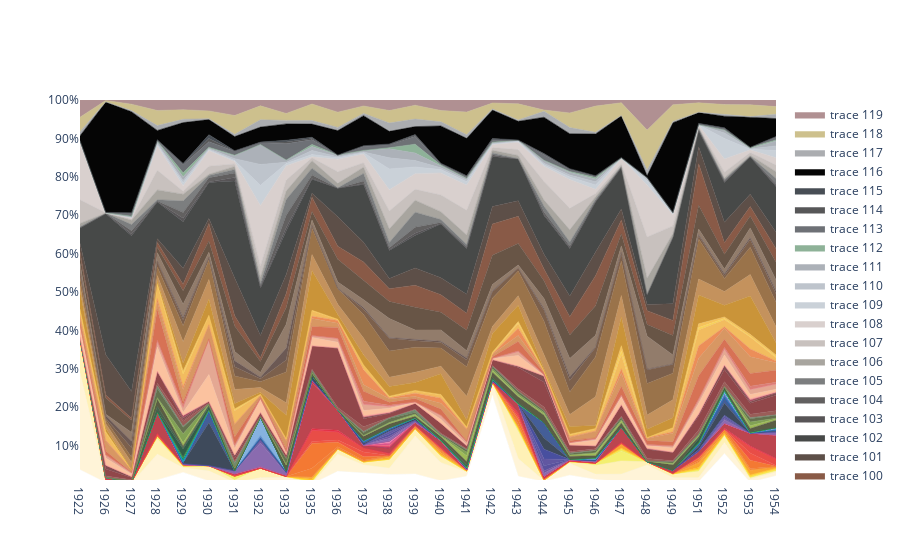

Notebook code for this chart:
### Code cell
# import plotly.express as px
# df = px.data.gapminder()
# fig = px.area(df, x="year", y="pop", color="continent",
# 	      line_group="country")
# fig.show()



x=anos
fig = go.Figure()

for index in range(len(freqAnosArray)):
    print(index, freqAnosArray[index])
    fig.add_trace(go.Scatter(
        x=x, y=freqAnosArray[index],
        mode='lines',
        
        line=dict(width=0.5, color=paletaCores['hex'][index]),
        fillcolor = paletaCores['hex'][index],
        stackgroup='one',
        groupnorm='percent' # sets the normalization for the sum of the stackgroup
    ))


fig.update_layout(
    showlegend=True,
    xaxis_type='category',
    yaxis=dict(
        type='linear',
        range=[1, 100],
        ticksuffix='%'))

fig.show()
